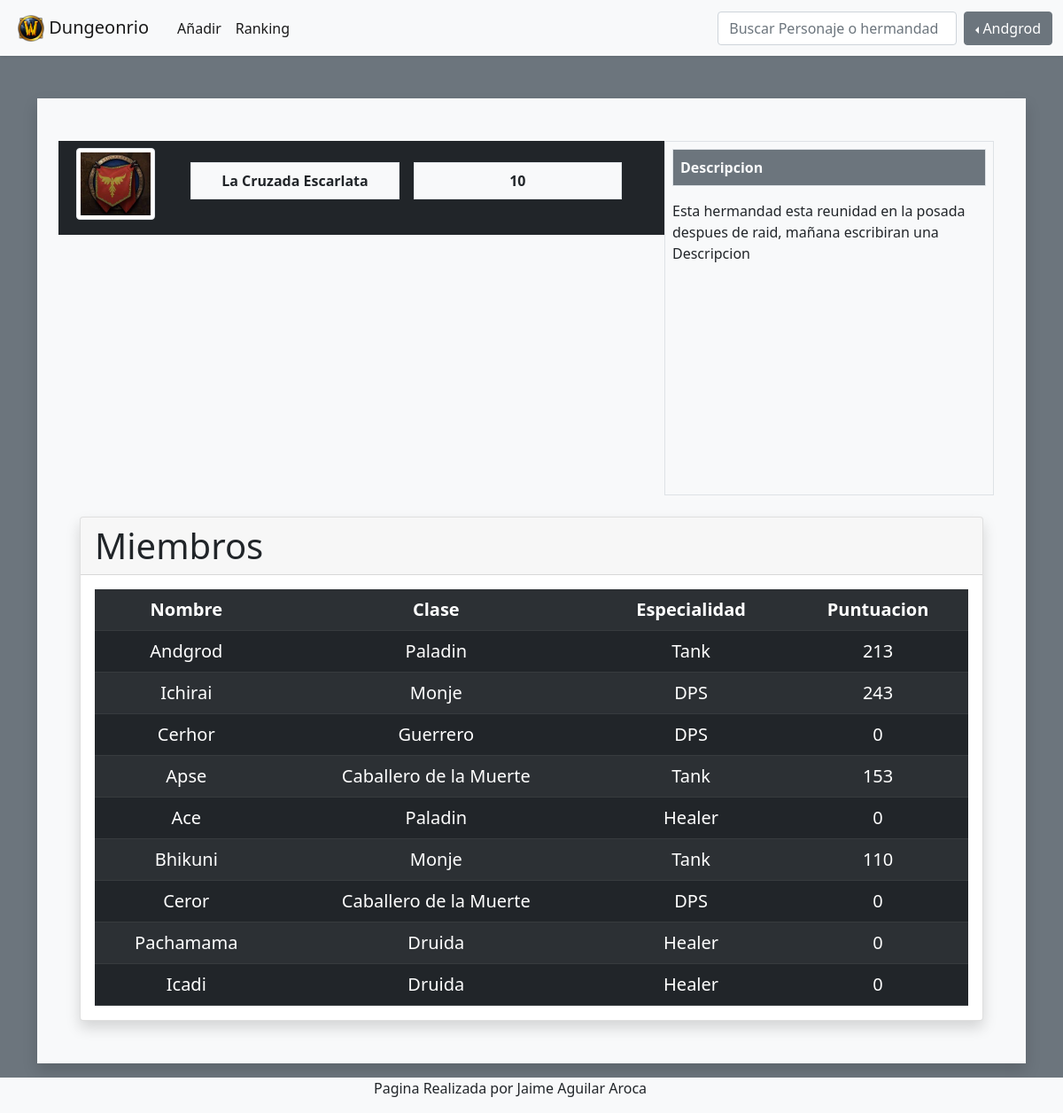
The app's page /hermandad.php (signed in) with its own data.
### tables this page shows
CREATE TABLE personaje(ID INT AUTO_INCREMENT UNIQUE,
							nombre VARCHAR(20) UNIQUE,
							clase VARCHAR(50),
							especializacion VARCHAR(20),
							favorito BOOLEAN,
							ID_jugador INT,
							ID_hermandad INT,
							puntuacion INT,
							PRIMARY KEY (ID),
							FOREIGN KEY (ID_jugador) REFERENCES jugador(ID) ON DELETE CASCADE,
							FOREIGN KEY (ID_hermandad) REFERENCES hermandad(ID) ON DELETE CASCADE);

### backend.php (the view, shortened to what this page needs)
<?php
    function getHermandadMiembros($hermandad){
        $conection = mysqli_connect('127.0.0.1', 'root', '');
        mysqli_select_db($conection, "dungeonrio");
        $sqlIdHermandad = "SELECT ID FROM hermandad WHERE nombre = '$hermandad';";
        $resultIdHermandad = mysqli_query($conection,$sqlIdHermandad);
        $IdHermandad = mysqli_fetch_array($resultIdHermandad)[0];
        $sql = "SELECT p.nombre,p.clase,p.especializacion,p.puntuacion
                FROM personaje AS p INNER JOIN hermandad AS h ON p.ID_hermandad = h.ID WHERE h.ID = $IdHermandad";
        $result = mysqli_query($conection,$sql);
        echo "<table class='table table-dark table-striped'>";
        echo "<tr class='text-center'><th scope='col'>Nombre</th><th scope='col'>Clase</th><th scope='col'>Especialidad</th><th scope='col'>Puntuacion</th></tr>";
        while ($row = mysqli_fetch_array($result)) {
            echo "<tr class='text-center'>";
            echo "<td scope='row'>".$row["nombre"]."</td>";
            echo "<td>".$row["clase"]."</td>";
            echo "<td>".$row["especializacion"]."</td>";
            echo "<td>".$row["puntuacion"]."</td>";
            echo "</tr>";
        }
        echo "</table>";
    }
?>

### estilos/comun.css (style rules this page uses)
html,body,main { min-height: 100vh; }

### records on screen
personaje: nombre "Andgrod", clase "Paladin", especializacion "Tank", puntuacion "213"
personaje: nombre "Ichirai", clase "Monje", especializacion "DPS", puntuacion "243"
personaje: nombre "Cerhor", clase "Guerrero", especializacion "DPS", puntuacion "0"
personaje: nombre "Apse", clase "Caballero de la Muerte", especializacion "Tank", puntuacion "153"
personaje: nombre "Ace", clase "Paladin", especializacion "Healer", puntuacion "0"
personaje: nombre "Bhikuni", clase "Monje", especializacion "Tank", puntuacion "110"
personaje: nombre "Ceror", clase "Caballero de la Muerte", especializacion "DPS", puntuacion "0"
personaje: nombre "Pachamama", clase "Druida", especializacion "Healer", puntuacion "0"
personaje: nombre "Icadi", clase "Druida", especializacion "Healer", puntuacion "0"

### other values on screen
$_SESSION["user"] "Andgrod"
